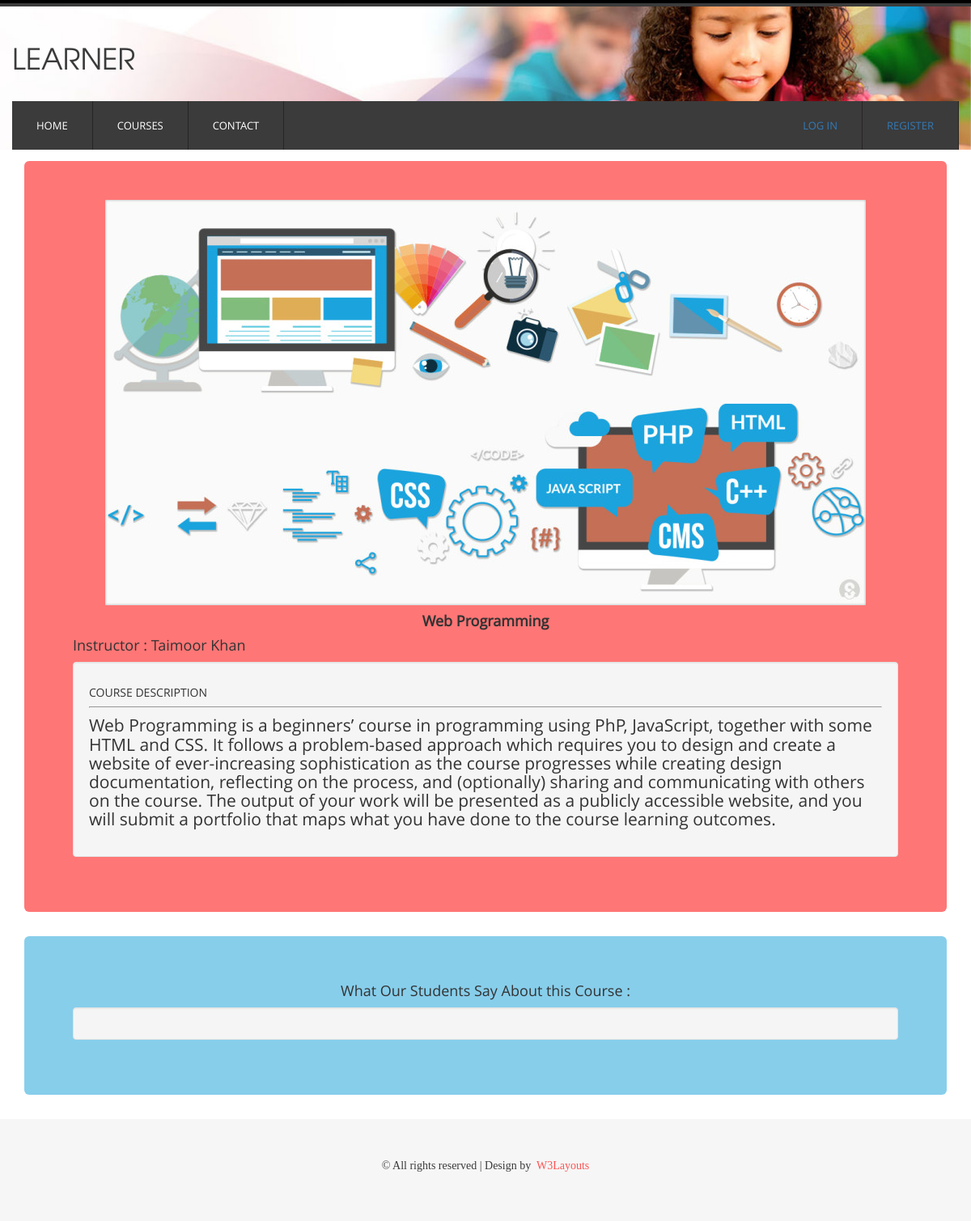
Screenshot of /web/course_details.php?id=6 with the database file from the repository.
### tables this page shows
CREATE TABLE `courses` (
  `c_id` int(2) NOT NULL,
  `Course_Instructor_ID` int(2) DEFAULT NULL,
  `Course_name` varchar(40) DEFAULT NULL,
  `Course_desp` text,
  `link` text NOT NULL
);

CREATE TABLE `instructor` (
  `inst_id` int(2) NOT NULL,
  `inst_name` varchar(50) NOT NULL,
  `dept` varchar(40) NOT NULL,
  `gender` varchar(10) NOT NULL,
  `ins_email` varchar(50) DEFAULT NULL
);

CREATE TABLE `course_registration` (
  `Reg_id` int(5) NOT NULL,
  `C_id` int(2) DEFAULT NULL,
  `std_email` varchar(50) DEFAULT NULL,
  `Reg_date` timestamp NOT NULL DEFAULT CURRENT_TIMESTAMP ON UPDATE CURRENT_TIMESTAMP
);

### web/course_details.php (the view, shortened to what this page needs)
<!DOCTYPE HTML>
<html>
<head>
<link href="css/bootstrap.min.css" rel='stylesheet' type='text/css' />
<link href="css/bootstrap.css" rel='stylesheet' type='text/css' />
<link rel="stylesheet" href="https://maxcdn.bootstrapcdn.com/bootstrap/3.3.7/css/bootstrap.min.css">
<link rel="stylesheet" href="./edxcourse.css">
<link href="css/style.css" rel="stylesheet" type="text/css" media="all" />
   	<link rel="stylesheet" href="fonts/css/font-awesome.min.css">
</head>
<body>
<div class="header_bg1">
<div class="container">
	<div class="row header">
		<div class="logo navbar-left">
			<h1><a href="index.php">Learner </a></h1>
		</div>
		<div class="clearfix"></div>
	</div>
	<div class="row h_menu">
		<nav class="navbar navbar-default navbar-left" role="navigation">
		    <div class="collapse navbar-collapse" id="bs-example-navbar-collapse-1">
		      <ul class="nav navbar-nav">
		        <li><a href="index.php">Home</a></li>
		        <li><a href="courses.php">Courses</a></li>
		        <li><a href="contact.html">Contact</a></li>
		      </ul>
		    </div>
		</nav>
		<div class="collapse navbar-collapse">
			<ul class="nav navbar-nav navbar-right">
				<li><a href="/project/LoginRegistrationForm/#tologin?id=10">Log In</a></li>
				<li><a href="/project/LoginRegistrationForm/#toregister?id=10">Register</a></li>
			</ul>
		</div>
	</div>
</div>
</div>
<br />
<div class="main_bg">
	<div class="container">
		<div class="jumbotron" style="background-color: rgba(255, 84, 84,0.8);">
			<?php
			$course_id = $_GET['id'];
			$link= connect() or die("Error : cannot connect with database");
			$course_query ="SELECT Course_name , Course_desp , link, inst_name from courses, instructor where c_id='$course_id' AND Course_Instructor_ID = inst_id";
			$Query = mysqli_query($link, $course_query);
			if(!(mysqli_num_rows($Query) == 0)){
				@$row = mysqli_fetch_assoc($Query);
				echo "<center><img src="."image/".$row['link']."></center>";
				echo "<h4><center><b>".$row['Course_name']."</b></center></h4><h4>Instructor : ".$row['inst_name']."</h4>";
				echo "<div class='well'>";
				echo "<h5>COURSE DESCRIPTION</h5><strong><hr></strong>";
				echo "<p class='h6' >".$row['Course_desp']."</h3>";
			}
			echo "</div>";
			?>
		</div>
	</div>
<div class="container">
	<div class="jumbotron" style="background-color: skyblue;">
		<h4 class='text-center'>What Our Students Say About this Course : </h4>
		<?php
		$link = connect();
		$reg_q="select * from course_registration WHERE C_id='$course_id'";
		$c_k2=mysqli_query($link,$reg_q);
		while($row1=mysqli_fetch_assoc($c_k2)) {
			echo "<div class='well'>";
			$v2=$row1['Reg_id'];
			$reg_q = "select * from feedback WHERE Reg_std_id='$v2'";
			$c_k3 = mysqli_query($link,$reg_q);
			if (mysqli_num_rows($c_k3) == 0)
				continue;
		}
		?>
	</div>
</div>
</div>
</div>
<div class="footer_bg">
	<div class="container">
		<div class="row  footer">
			<div class="copy text-center">
				<p class="link"><span>&#169; All rights reserved | Design by&nbsp;<a href="http://w3layouts.com/"> W3Layouts</a></span></p>
			</div>
		</div>
	</div>
</div>
</body>
</html>

### web/css/style.css (style rules this page uses)
body { font-family: 'open_sansregular'; background:#ffffff; font-size: 100%; }
.header_bg1 { border-top:8px groove #3b3b3b; background: url('../images/slider_bg.jpg') no-repeat left; background-size: 100%; }
.header { padding: 2% 0; }
.logo h1 a { font-size: 1em; text-transform: uppercase; color: #3B3B3B; text-decoration: none; font-family: 'texgyreadventorregular'; }
.h_menu { padding: 0; background: #3B3B3B; }
.navbar { position: relative; min-height: 60px; margin-bottom: 0px; border: none; }
.navbar-default .navbar-collapse, .navbar-default .navbar-form { background: #3B3B3B; color: #ffffff; padding: 0; }
.navbar-default .navbar-nav > li > a { color: #fff; -webkit-transition: all 0.3s ease-in-out; -moz-transition: all 0.3s ease-in-out; -o-transition: all 0.3s ease-in-out; transition: all 0.3s ease-in-out; }
.nav > li { border-right: 1px solid rgb(39, 37, 37); }
.nav > li > a { font-size: 13px; padding: 20px 30px; text-transform: uppercase; }
.main_bg { background: #ffffff; }
.footer_bg { background: #f6f6f6; }
.footer { padding: 4%; }
.copy p { color: #3b3b3b; font-size: 14px; line-height: 1.8em; }
.copy p a { color:#ff5454; -webkit-transition: all 0.3s ease-in-out; -moz-transition: all 0.3s ease-in-out; -o-transition: all 0.3s ease-in-out; transition: all 0.3s ease-in-out; }

### web/course_details.php (style rules this page uses)
hr { display: block; margin-top: 0.5em; margin-bottom: 0.5em; margin-left: auto; margin-right: auto; border-style: inset; border-width: 1px; }
p { font-family: Century; font-size:10px; }

### rows the page displays
courses: link (picture), Course_name "Web Programming", Course_Instructor_ID.inst_name "Taimoor Khan", Course_desp "Web Programming is a beginners’ course in programming using PhP, JavaScript, together with some HTML and CSS. It follows a problem-based approach which requires you to design and create a website of ever-increasing sophistication as the course progresses while creating design documentation, reflecting on the process, and (optionally) sharing and communicating with others on the course. The output of your work will be presented as a publicly accessible website, and you will submit a portfolio that maps what you have done to the course learning outcomes."
